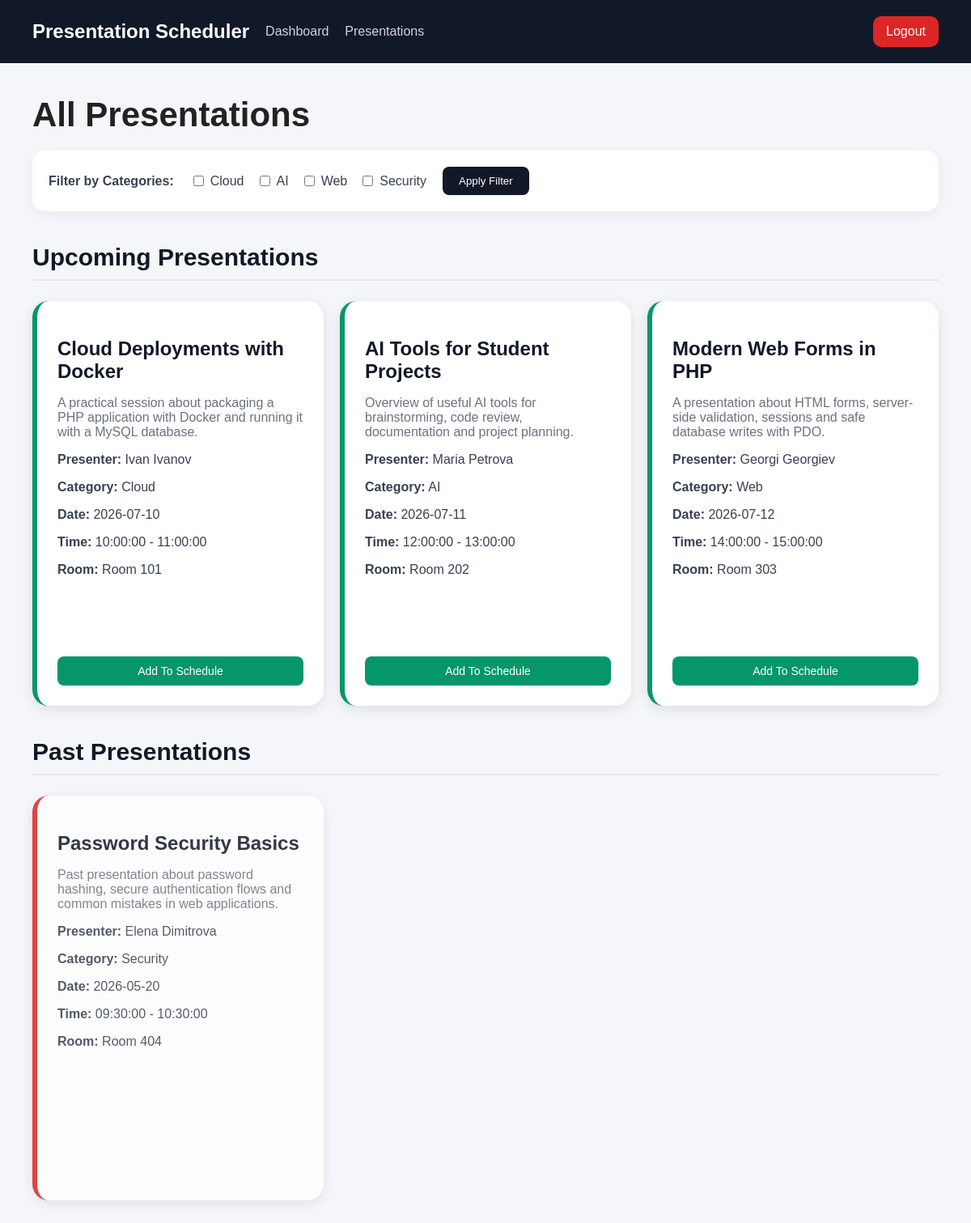
/pages/presentations.php, run on the app's committed database.
### tables this page shows
CREATE TABLE presentations (
    id INT AUTO_INCREMENT PRIMARY KEY,

    title VARCHAR(255),
    description TEXT,

    presenter VARCHAR(100),
    category VARCHAR(100),

    presentation_date DATE,

    start_time TIME,
    end_time TIME,

    room VARCHAR(50),

    file_url TEXT,
    s3_key TEXT,

    status VARCHAR(20) DEFAULT 'upcoming',

    created_at TIMESTAMP DEFAULT CURRENT_TIMESTAMP
);

### pages/presentations.php (the view, shortened to what this page needs)
<?php
require_once "../config/db.php";
$userId = $_SESSION["user_id"];
$scheduledSql = "SELECT presentation_id FROM personal_schedule WHERE user_id = :user_id";
$scheduledStmt = $pdo->prepare($scheduledSql);
$scheduledStmt->execute([':user_id' => $userId]);
$scheduledIds = $scheduledStmt->fetchAll(PDO::FETCH_COLUMN);
$allFixedCategories = ['Cloud', 'AI', 'Web', 'Security'];
$selectedCategories = $_GET['categories'] ?? [];
$now = date("Y-m-d H:i:s");
$upcomingSql = "SELECT * FROM presentations WHERE CONCAT(presentation_date, ' ', end_time) >= ?";
$upcomingParams = [$now];
$upcomingSql .= " ORDER BY presentation_date ASC, start_time ASC";
$upcomingStmt = $pdo->prepare($upcomingSql);
$upcomingStmt->execute($upcomingParams);
$upcomingPresentations = $upcomingStmt->fetchAll(PDO::FETCH_ASSOC);
$pastSql = "SELECT * FROM presentations WHERE CONCAT(presentation_date, ' ', end_time) < ?";
$pastParams = [$now];
$pastSql .= " ORDER BY presentation_date DESC, start_time DESC";
$pastStmt = $pdo->prepare($pastSql);
$pastStmt->execute($pastParams);
$pastPresentations = $pastStmt->fetchAll(PDO::FETCH_ASSOC);
?>
<!DOCTYPE html>
<html lang="en">
<head>
</head>
<body>
    <?php require_once "../includes/navbar.php"; ?>
    <h1 class="page-title">All Presentations</h1>
    <form class="filter-form" action="presentations.php" method="GET">
        <label style="font-weight: bold; color: #374151;">Filter by Categories:</label>
        <div class="filter-checkboxes">
            <?php foreach ($allFixedCategories as $cat): ?>
                <label>
                    <input type="checkbox" name="categories[]" value="<?php echo htmlspecialchars($cat); ?>"
                        <?php if(in_array($cat, $selectedCategories)) echo 'checked'; ?>>
                    <?php echo htmlspecialchars($cat); ?>
                </label>
            <?php endforeach; ?>
        </div>
        <button type="submit" class="filter-btn">Apply Filter</button>
    </form>
    <h2 class="section-title">Upcoming Presentations</h2>
    <?php if (count($upcomingPresentations) === 0): ?>
        <div class="empty-message">There are no incoming presentations from that category.</div>
    <?php else: ?>
        <div class="presentations-container">
            <?php foreach ($upcomingPresentations as $presentation): ?>
                <div class="presentation-card upcoming">
                    <div>
                        <h2 class="presentation-title">
                            <a href="presentation_details.php?id=<?php echo $presentation["id"]; ?>" style="text-decoration:none; color:#111827;">
                                <?php echo htmlspecialchars($presentation["title"]); ?>
                            </a>
                        </h2>
                        <p class="presentation-description"><?php echo htmlspecialchars($presentation["description"]); ?></p>
                        <p class="info"><strong>Presenter:</strong> <?php echo htmlspecialchars($presentation["presenter"]); ?></p>
                        <p class="info"><strong>Category:</strong> <?php echo htmlspecialchars($presentation["category"]); ?></p>
                        <p class="info"><strong>Date:</strong> <?php echo $presentation["presentation_date"]; ?></p>
                        <p class="info"><strong>Time:</strong> <?php echo $presentation["start_time"]; ?> - <?php echo $presentation["end_time"]; ?></p>
                        <p class="info"><strong>Room:</strong> <?php echo htmlspecialchars($presentation["room"]); ?></p>
                    </div>
                    <div class="actions">
                        <?php if ($_SESSION["user_role"] === "admin"): ?>
                            <a href="edit_presentation.php?id=<?php echo $presentation["id"]; ?>" class="btn edit-btn">Edit</a>
                            <a href="../actions/delete_presentation.php?id=<?php echo $presentation["id"]; ?>" class="btn delete-btn">Delete</a>
                        <?php else: ?>
                            <?php if (in_array($presentation["id"], $scheduledIds)): ?>
                                <span class="btn added-btn">✓ Added</span>
                            <?php else: ?>
                                <a href="../actions/add_to_schedule.php?id=<?php echo $presentation["id"]; ?>" class="btn edit-btn">Add To Schedule</a>
                            <?php endif; ?>
                        <?php endif; ?>
                    </div>
                </div>
            <?php endforeach; ?>
        </div>
    <?php endif; ?>
    <h2 class="section-title">Past Presentations</h2>
    <?php if (count($pastPresentations) === 0): ?>
        <div class="empty-message">There are no past presentations from that category.</div>
    <?php else: ?>
        <div class="presentations-container">
            <?php foreach ($pastPresentations as $presentation): ?>
                <div class="presentation-card presented">
                    <div>
                        <h2 class="presentation-title">
                            <a href="presentation_details.php?id=<?php echo $presentation["id"]; ?>" style="text-decoration:none; color:#111827;">
                                <?php echo htmlspecialchars($presentation["title"]); ?>
                            </a>
                        </h2>
                        <p class="presentation-description"><?php echo htmlspecialchars($presentation["description"]); ?></p>
                        <p class="info"><strong>Presenter:</strong> <?php echo htmlspecialchars($presentation["presenter"]); ?></p>
                        <p class="info"><strong>Category:</strong> <?php echo htmlspecialchars($presentation["category"]); ?></p>
                        <p class="info"><strong>Date:</strong> <?php echo $presentation["presentation_date"]; ?></p>
                        <p class="info"><strong>Time:</strong> <?php echo $presentation["start_time"]; ?> - <?php echo $presentation["end_time"]; ?></p>
                        <p class="info"><strong>Room:</strong> <?php echo htmlspecialchars($presentation["room"]); ?></p>
                    </div>
                </div>
            <?php endforeach; ?>
        </div>
    <?php endif; ?>
</body>
</html>

### includes/navbar.php (shortened to what this page needs)
<div class="navbar">
    <div class="nav-left">
        <a href="dashboard.php" class="nav-logo">
            Presentation Scheduler
        </a>
        <a href="dashboard.php" class="nav-link">
            Dashboard
        </a>
        <a href="presentations.php" class="nav-link">
            Presentations
        </a>
    </div>
    <div class="nav-right">
        <a href="../actions/logout.php" class="logout-btn">
            Logout
        </a>
    </div>
</div>

### pages/presentations.php (style rules this page uses)
body { font-family: Arial, sans-serif; background:#f4f6f9; margin:0; padding:40px; }
.page-title { font-size:42px; margin-bottom:20px; color:#222; }
.section-title { font-size: 30px; margin-bottom: 25px; margin-top: 40px; color: #111827; border-bottom: 2px solid #e5e7eb; padding-bottom: 10px; }
.filter-form { display: flex; gap: 20px; align-items: center; margin-bottom: 30px; background: white; padding: 20px; border-radius: 15px; box-shadow: 0 4px 15px rgba(0,0,0,0.05); flex-wrap: wrap; }
.filter-checkboxes { display: flex; gap: 15px; }
.filter-checkboxes label { cursor: pointer; font-size: 16px; color: #374151; display: flex; align-items: center; gap: 5px; }
.filter-btn { padding: 10px 20px; background: #111827; color: white; border: none; border-radius: 8px; cursor: pointer; }
.presentations-container { display:grid; grid-template-columns:repeat(auto-fill,minmax(320px,1fr)); gap:20px; align-items:stretch; }
.presentation-card { background:white; padding:25px; border-radius:20px; box-shadow:0 4px 15px rgba(0,0,0,0.1); transition:0.3s; display:flex; flex-direction:column; justify-content:space-between; min-height:450px; }
.upcoming { border-left: 6px solid #059669; }
.presented { border-left: 6px solid #dc2626; opacity: 0.85; }
.presentation-title { font-size:24px; margin-bottom:10px; color:#111827; }
.presentation-description { color:#6b7280; margin-bottom:15px; }
.info { margin-bottom:8px; color:#374151; }
.actions { margin-top:20px; display:flex; gap:10px; flex-wrap:wrap; }
.btn { padding:10px 14px; border-radius:8px; text-decoration:none; color:white; font-size:14px; flex:1; text-align:center; transition: 0.3s; box-sizing: border-box; }
.edit-btn { background:#059669; }

### includes/navbar.php (style rules this page uses)
.navbar { background:#111827; padding:20px 40px; display:flex; justify-content:space-between; align-items:center; margin:-40px -40px 40px -40px; }
.nav-left, .nav-right { display:flex; gap:20px; align-items:center; }
.nav-logo { color:white; font-size:24px; font-weight:bold; text-decoration:none; }
.nav-link { color:#d1d5db; text-decoration:none; font-size:16px; transition:0.3s; }
.logout-btn { background:#dc2626; color:white; padding:10px 16px; border-radius:10px; text-decoration:none; transition:0.3s; }

### data on the page
presentations: title "Cloud Deployments with Docker", description "A practical session about packaging a PHP application with Docker and running it with a MySQL database.", presenter "Ivan Ivanov", category "Cloud", presentation_date "2026-07-10", start_time "10:00:00", end_time "11:00:00", room "Room 101"
presentations: title "AI Tools for Student Projects", description "Overview of useful AI tools for brainstorming, code review, documentation and project planning.", presenter "Maria Petrova", category "AI", presentation_date "2026-07-11", start_time "12:00:00", end_time "13:00:00", room "Room 202"
presentations: title "Modern Web Forms in PHP", description "A presentation about HTML forms, server-side validation, sessions and safe database writes with PDO.", presenter "Georgi Georgiev", category "Web", presentation_date "2026-07-12", start_time "14:00:00", end_time "15:00:00", room "Room 303"
presentations: title "Password Security Basics", description "Past presentation about password hashing, secure authentication flows and common mistakes in web applications.", presenter "Elena Dimitrova", category "Security", presentation_date "2026-05-20", start_time "09:30:00", end_time "10:30:00", room "Room 404"

### other printed values
$cat "Cloud"
$cat "AI"
$cat "Web"
$cat "Security"
